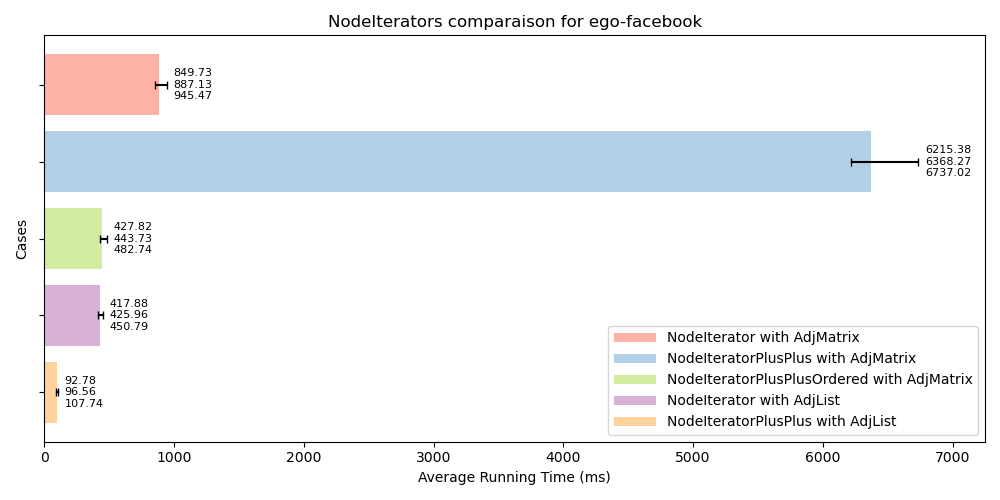

The Python source for this figure:
import matplotlib.pyplot as plt
import os

alg_names = ['NodeIterator with AdjMatrix', 'NodeIteratorPlusPlus with AdjMatrix','NodeIteratorPlusPlusOrdered with AdjMatrix', 'NodeIterator with AdjList', 'NodeIteratorPlusPlus with AdjList']
alg_times = [887.135, 6368.27, 443.727, 425.964, 96.556]
alg_min_times = [849.731, 6215.38, 427.824, 417.878, 92.7837]
alg_max_times = [945.467, 6737.02, 482.74, 450.794, 107.744]

bar_width = 0.35
index = range(len(alg_names))

colors = ["#fd7f6f", "#7eb0d5", "#b2e061", "#bd7ebe", "#ffb55a"]

fig, ax = plt.subplots(figsize=(10, 5), dpi=100)

bars = ax.barh(index, alg_times, xerr=[[alg_times[i] - alg_min_times[i] for i in range(len(alg_times))], 
                                         [alg_max_times[i] - alg_times[i] for i in range(len(alg_times))]], 
               color=colors, alpha=0.6, capsize=3)

for i, (v, vmin, vmax) in enumerate(zip(alg_times, alg_min_times, alg_max_times)):
    ax.text(vmax + 50, i, f'{vmin:.2f}\n{v:.2f}\n{vmax:.2f}', va='center', fontsize=8)

ax.set_xlabel('Average Running Time (ms)')
ax.set_ylabel('Cases')
ax.set_yticks(index)
ax.set_yticklabels([])  # Remove y-axis labels
ax.invert_yaxis()
ax.legend(bars, alg_names, loc='lower right', handlelength=3)  # Add algorithm names to the legend
#set title
ax.set_title('NodeIterators comparaison for ego-facebook')

plt.xlim(0, 7250)
plt.tight_layout()

# Saving the plot
script_dir = os.path.dirname(os.path.abspath(__file__))
plt.savefig(os.path.join(script_dir, 'NodeIteratorsFacebook.png'))

plt.show()
